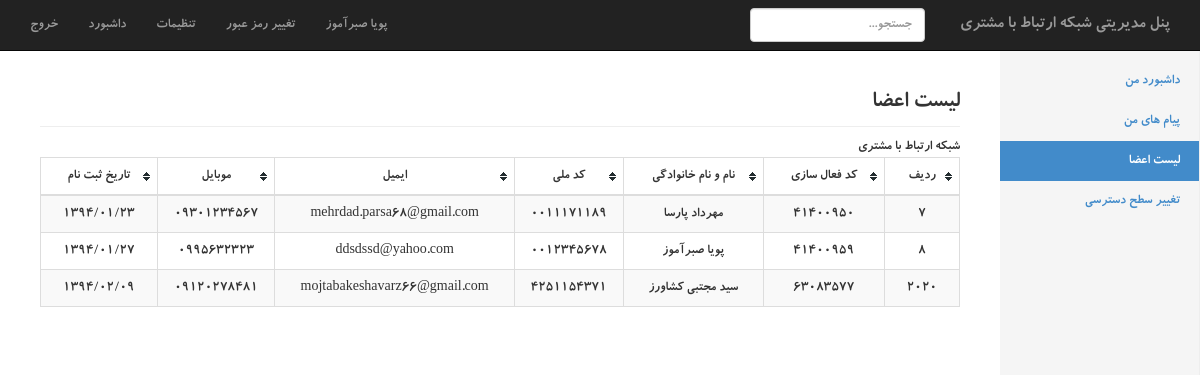
Page /admin/index.php?page=users_list (signed in) on the committed database.
### tables this page shows
CREATE TABLE IF NOT EXISTS `users` (
  `id` int(11) NOT NULL AUTO_INCREMENT,
  `activation_code` varchar(250) NOT NULL,
  `asiatech_code` varchar(250) NOT NULL,
  `first_name` varchar(250) NOT NULL,
  `last_name` varchar(250) NOT NULL,
  `melli_code` varchar(250) NOT NULL,
  `email` varchar(250) NOT NULL,
  `mobile` varchar(250) NOT NULL,
  `city_id` int(11) NOT NULL,
  `province_id` int(11) NOT NULL,
  `address` text NOT NULL,
  `password` varchar(250) NOT NULL,
  `register_date` bigint(20) NOT NULL,
  PRIMARY KEY (`id`),
  UNIQUE KEY `activation_code` (`activation_code`)
);

### admin/include/jdf.php (called while the page is built, shortened)
<?php
function jdate($format,$timestamp='',$none='',$time_zone='Asia/Tehran',$tr_num='fa'){
 $T_sec=0;
 $ts=$T_sec+(($timestamp=='' or $timestamp=='now')?time():tr_num($timestamp));
 $date=explode('_',date('H_i_j_n_O_P_s_w_Y',$ts));
 list($j_y,$j_m,$j_d)=gregorian_to_jalali($date[8],$date[3],$date[2]);
 $sl=strlen($format);
 $out='';
 for($i=0; $i<$sl; $i++){
  $sub=substr($format,$i,1);
  switch($sub){
	case'd':
	$out.=($j_d<10)?'0'.$j_d:$j_d;
	break;
	case'm':
	$out.=($j_m>9)?$j_m:'0'.$j_m;
	break;
	case'Y':
	$out.=$j_y;
	break;
	default:$out.=$sub;
  }
 }
 return($tr_num!='en')?tr_num($out,'fa','.'):$out;
}
function tr_num($str,$mod='en',$mf='٫'){
 $num_a=array('0','1','2','3','4','5','6','7','8','9','.');
 $key_a=array('۰','۱','۲','۳','۴','۵','۶','۷','۸','۹',$mf);
 return($mod=='fa')?str_replace($num_a,$key_a,$str):str_replace($key_a,$num_a,$str);
}
function gregorian_to_jalali($g_y,$g_m,$g_d,$mod=''){
	$g_y=tr_num($g_y); $g_m=tr_num($g_m); $g_d=tr_num($g_d);
 $d_4=$g_y%4;
 $g_a=array(0,0,31,59,90,120,151,181,212,243,273,304,334);
 $doy_g=$g_a[(int)$g_m]+$g_d;
 $d_33=(int)((($g_y-16)%132)*.0305);
 $a=($d_33==3 or $d_33<($d_4-1) or $d_4==0)?286:287;
 $b=(($d_33==1 or $d_33==2) and ($d_33==$d_4 or $d_4==1))?78:(($d_33==3 and $d_4==0)?80:79);
 if($doy_g>$b){
  $jy=$g_y-621; $doy_j=$doy_g-$b;
 }else{
  $jy=$g_y-622; $doy_j=$doy_g+$a;
 }
 if($doy_j<187){
  $jm=(int)(($doy_j-1)/31); $jd=$doy_j-(31*$jm++);
 }else{
  $jm=(int)(($doy_j-187)/30); $jd=$doy_j-186-($jm*30); $jm+=7;
 }
 return($mod=='')?array($jy,$jm,$jd):$jy.$mod.$jm.$mod.$jd;
}

### admin/include/users_list.php (the view, shortened to what this page needs)
<h3 class="sub-header">لیست اعضا</h3>
شبکه ارتباط با مشتری
    <table class="table table-striped table-hover table-bordered tablesorter">
    		<thead>
				<tr>
					<th>ردیف</th>
                    <th>کد فعال سازی</th>
					<th>نام و نام خانوادگی</th>
                    <th>کد ملی</th>
                    <th>ایمیل</th>
					<th>موبایل</th>
                    <th>تاریخ ثبت نام</th>
				</tr>
            </thead>
            <tbody>
<?php
	$users_query = "SELECT * FROM `users`";
	$users_result = $mysqli->query($users_query);
	while($users_row = $users_result->fetch_assoc()){
		if($users_row['register_date'] != '0'){
				$users_row['register_date'] = jdate("Y/m/d",$users_row['register_date']);
		echo "
			  <tr>
						<td>$users_row[id]</td>
						<td>$users_row[activation_code]</td>
						<td>$users_row[first_name] $users_row[last_name]</td>
						<td>$users_row[melli_code]</td>
						<td>$users_row[email]</td>
						<td>$users_row[mobile]</td>
						<td>$users_row[register_date]</td>
			  </tr>";
		}
	}
?>
</tbody>
</table>

### admin/index.php (shortened to what this page needs)
<?php
include('include/jdf.php');
?>
<!DOCTYPE html>
<html lang="en">
  <head>
    <link href="css/bootstrap.min.css" rel="stylesheet">
    <link href="css/style.css" rel="stylesheet">
    <link href="css/dashboard.css" rel="stylesheet">
  </head>
  <body>
    <div class="navbar navbar-inverse navbar-fixed-top" role="navigation">
      <div class="container-fluid">
        <div class="navbar-collapse collapse">
          <ul class="nav navbar-nav navbar-right" style="float:left !important">
            <li><a href="logout.php">خروج</a></li>
            <li><a href="#">داشبورد</a></li>
            <li><a href="#">تنظیمات</a></li>
            <li><a href="index.php?page=password_update">تغییر رمز عبور</a></li>
            <li><a href="index.php?page=home"><?php echo $_SESSION['MM_admin_first_name'].' '.$_SESSION['MM_admin_last_name']; ?></a></li>
          </ul>
          <a class="navbar-brand" href="index.php" style="float:right; margin-left:20px;">پنل مدیریتی شبکه ارتباط با مشتری</a>
          <form class="navbar-form navbar-right">
            <input type="text" class="form-control" placeholder="جستجو...">
          </form>
        </div>
      </div>
    </div>
    <div class="container-fluid">
      <div class="row">
        <?php include('include/sidebar.php'); ?>
        <div class="col-sm-9 col-md-10 main">
          <?php
		  	if(isset($_GET['page'])){
					if(is_file("include/$_GET[page].php")){
						include("include/$_GET[page].php");
					}elseif(is_file("include/tabriz/$_GET[page].php")){
						include("include/tabriz/$_GET[page].php");
					}else{
						echo 'صفحه مورد نظر وجود ندارد.';}
			}else{
				include('include/home.php');
			}
		  ?>
        </div>
      </div>
    </div>
  </body>
</html>

### admin/include/sidebar.php (shortened to what this page needs)
<?php
	$users_list = false;
	$change_privileges = false;
	$home_active='';$messages_active='';
	$users_list_active='';$change_privileges_active='';
	if(in_array('users_list',$_SESSION['permissions'])){ $users_list = true; }
	if(in_array('change_privileges',$_SESSION['permissions'])){ $change_privileges = true; }
?>
<div class="col-sm-3 col-md-2 sidebar">
  <ul class="nav nav-sidebar">
<?php
     	echo "<li class='$home_active' ><a href='index.php?page=home'>داشبورد من</a></li>";
     	echo "<li class='$messages_active' ><a href='index.php?page=messages'>پیام های من</a></li>";
	if(isset($_GET['page']) && $_GET['page']=='users_list'){ $users_list_active = 'active'; }
     	if($users_list == true){ echo "<li class='$users_list_active' ><a href='index.php?page=users_list'>لیست اعضا</a></li>";}
    	if($change_privileges == true){ echo "<li class='$change_privileges_active' ><a href='index.php?page=change_privileges'>تغییر سطح دسترسی</a></li>";}
?>
  </ul>
</div>

### admin/css/style.css (style rules this page uses)
table.tablesorter thead tr .header { background-image: url(bg.gif); background-repeat: no-repeat; background-position:center right; cursor: pointer; }
table.tablesorter thead th { padding:8px 18px; }

### admin/css/dashboard.css (style rules this page uses)
body { padding-top: 50px; direction:rtl; font-family:bkoodakbold,tahoma; }
.sub-header { padding-bottom: 10px; border-bottom: 1px solid #eee; }
@media (min-width: 768px) { .sidebar { position: fixed; top: 51px; bottom: 0; right: 0; z-index: 1000; display: block; padding: 10px; overflow-x: hidden; overflow-y: auto; background-color: #f5f5f5; border-right: 1px solid #eee; } }
.nav-sidebar { margin-right: -51px; margin-bottom: 10px; margin-left: -20px; }
.nav-sidebar > li > a { padding-right: 20px; padding-left: 20px; }
.nav-sidebar > .active > a { color: #fff; background-color: #428bca; }
.main { padding: 20px; }
@media (min-width: 768px) { .main { padding-right: 40px; padding-left: 40px; } }
td { text-align:center; }
th { text-align:center; }

### rows in the picture
users: id "7", activation_code "41400950", first_name "مهرداد", last_name "پارسا", melli_code "0011171189", email "mehrdad.parsa68@gmail.com", mobile "09301234567", users_row "۱۳۹۴/۰۱/۲۳"
users: id "8", activation_code "41400959", first_name "پویا", last_name "صبرآموز", melli_code "0012345678", email "ddsdssd@yahoo.com", mobile "0995632323", users_row "۱۳۹۴/۰۱/۲۷"
users: id "2020", activation_code "63083577", first_name "سید مجتبی", last_name "کشاورز", melli_code "4251154371", email "mojtabakeshavarz66@gmail.com", mobile "09120278481", users_row "۱۳۹۴/۰۲/۰۹"

### other values in the picture
$_SESSION['MM_admin_first_name'] "پویا"
$_SESSION['MM_admin_last_name'] "صبرآموز"
